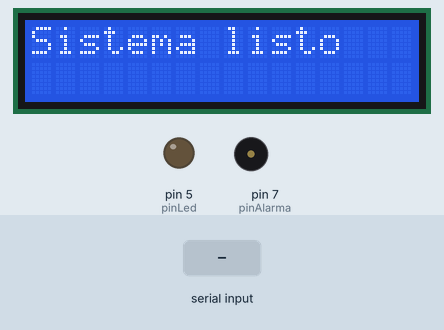
Recording of a sketch running on a simulated Arduino Uno, built with avr-gcc and run on an emulated ATmega328P. Parts: 16×2 character LCD, output pins drawn as LEDs (lit = HIGH), buzzer (waves = sounding). The test bench sets the inputs (shaded band). What the sketch prints to the serial monitor is not drawn.

Above: at 1.2 s.
1.3 s: "90,45,200,10,150,30\n" received over the second serial link
At 2.5 s:
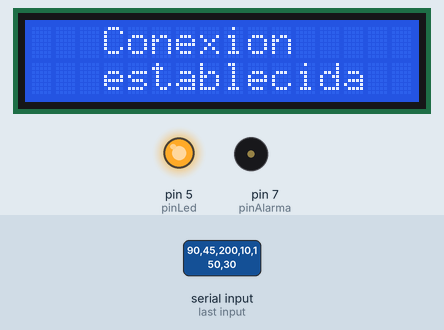
2.8 s: "1!2\n" received over the second serial link
At 3.8 s:
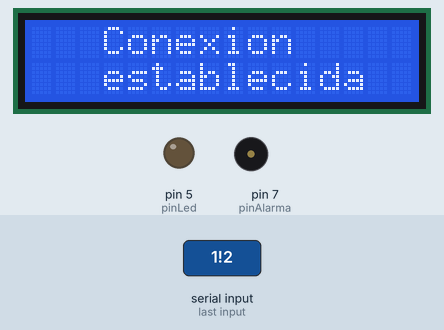
4.6 s: "90,45,200\n" received over the second serial link
At 5.1 s:
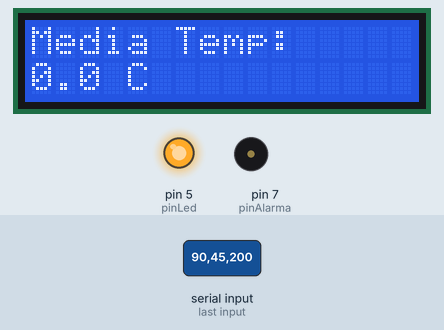
7.6 s: "#:\n" received over the second serial link
At 8.4 s:
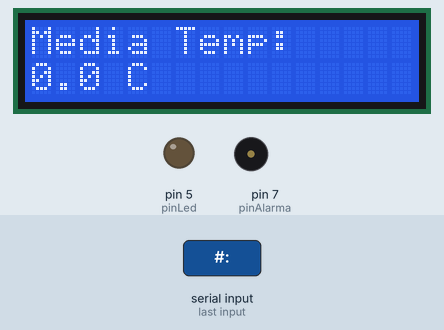
9.1 s: "1!2\n" received over the second serial link
At 9.25 s:
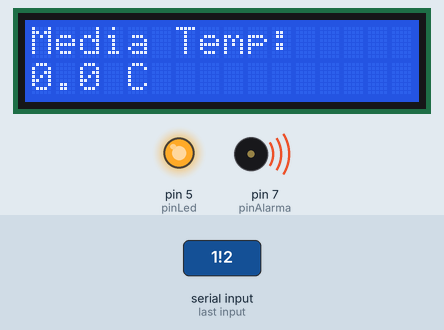
Timing chart, 0 to 11.9 s (numbered marks = the images above; inputs shaded):
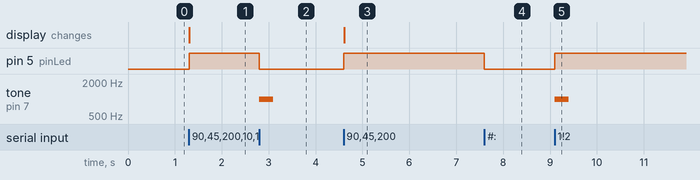

Measured:
- after the input at 1.3 s, pin 5 (pinLed): LOW → HIGH at once; the display: changes at once (image 1)
- after the input at 2.8 s, pin 5 (pinLed): HIGH → LOW at once; tone on pin 7 (pinAlarma): silent → 1000 Hz at once, → silent 0.30 s later
- after the input at 4.6 s, pin 5 (pinLed): LOW → HIGH at once; the display: changes at once (image 3)
- after the input at 7.6 s, pin 5 (pinLed): HIGH → LOW at once
- after the input at 9.1 s, pin 5 (pinLed): LOW → HIGH at once; tone on pin 7 (pinAlarma): silent → 1000 Hz at once, → silent 0.30 s later

The sketch:

tierra_versi_n4_LoRa.ino
```cpp
#include <SoftwareSerial.h>
#include <LiquidCrystal.h>

SoftwareSerial LoRaSerial(10, 11); // RX, TX
LiquidCrystal lcd(13, 12, 6, 4, 3, 2);

const int pinAlarma = 7;
const int pinLed = 5;

// --- Constantes Orbita ---
const double G = 6.67430e-11;
const double M = 5.97219e24;
const double R_EARTH = 6371000;
const double ALTITUDE = 400000;
const double EARTH_ROTATION_RATE = 7.2921159e-5;
unsigned long millisBetweenUpdates = 1000; // ahora variable modificable
const double TIME_COMPRESSION = 90.0;

// --- Variables Control ---
unsigned long marcaAlarma = 0;
bool alarmaActiva = false;

// --- Variables Orbita ---
unsigned long nextUpdate;
double real_orbital_period;
double r;

// --- Variables LCD / Media ---

float limiteMaxTemp = 30.0; // temperatura máxima configurable
unsigned long momentoConexion = 0;
// Control conexión
bool conexionDetectada = false;

// Control LCD
unsigned long marcaPantalla = 0;
const unsigned long INTERVALO_PANTALLA = 800; // más estable

// Alarma usuario robusta
int contadorTempHigh = 0;

// Variable para la media recibida del satélite
float mediaRecibida = 0;

// --- Funciones ---
void simulate_orbit(unsigned long millis_actual, double inclination, int ecef);
void activarAlarma(float freq, int duracion);
void actualizarAlarma();
void parpadeoLed(unsigned long &marca, int pin);

void setup() {
  Serial.begin(9600);
  LoRaSerial.begin(9600);

  pinMode(pinLed, OUTPUT);
  pinMode(pinAlarma, OUTPUT);
  digitalWrite(pinLed, LOW);

  r = R_EARTH + ALTITUDE;
  real_orbital_period = 2 * PI * sqrt(pow(r, 3) / (G * M));

  nextUpdate = millis() + millisBetweenUpdates;

  lcd.begin(16, 2);
  lcd.print("Sistema listo");

  Serial.println("Sistema Tierra listo.");
}

void loop() {
  unsigned long ahora = millis();

  // ==========================================
  // 1. RECEPCIÓN DE DATOS (LoRa -> PC)
  // ==========================================
  while (LoRaSerial.available()) {
    String linea = LoRaSerial.readStringUntil('\n');
    linea.trim();
    if (linea == "OK") {
      Serial.println("OK");
      continue;
    }

    if (!conexionDetectada) {
      conexionDetectada = true;
      momentoConexion = ahora;
    }

    if (linea.length() > 0) {
      parpadeoLed(marcaPantalla, pinLed);

      float temp = 0, hum = 0, dist = 0;
      int ang = 0, num = 0;
      int idx;

      // --- Parseo seguro ---
      if ((idx = linea.indexOf("#:")) != -1) num = linea.substring(idx + 2).toInt();
      if ((idx = linea.indexOf("1:")) != -1) temp = linea.substring(idx + 2).toFloat();
      if ((idx = linea.indexOf("2:")) != -1) hum = linea.substring(idx + 2).toFloat();
      if ((idx = linea.indexOf("3:")) != -1) dist = linea.substring(idx + 2).toFloat();
      if ((idx = linea.indexOf("4:")) != -1) ang = linea.substring(idx + 2).toInt();
      if ((idx = linea.indexOf("5:")) != -1) mediaRecibida = linea.substring(idx + 2).toFloat();

      // --- Media de temperatura ---
      if (!isnan(mediaRecibida)) {
        if (mediaRecibida > limiteMaxTemp) {
            contadorTempHigh++;
        }   else {
              contadorTempHigh = 0;
        }

        if (contadorTempHigh >= 3) {
            activarAlarma(2000, 1000);
            Serial.println("ALERTA: LIMITE DE TEMPERATURA EXCEDIDO (MEDIA)");
            contadorTempHigh = 0;
        }
      }

      // --- Enviar al PC ---
      Serial.print("1: "); Serial.print(temp);
      Serial.print(" 2: "); Serial.print(hum);
      Serial.print(" 3: "); Serial.print(dist);
      Serial.print(" 4: "); Serial.println(ang);
      Serial.print(" 5: "); Serial.println(mediaRecibida);


      // --- Lógica de Alarmas ---
      if (linea.indexOf("1!2") >= 0) {
        activarAlarma(1000, 300);
      }

      // --- LCD ---
      if (ahora - marcaPantalla >= INTERVALO_PANTALLA) {
          marcaPantalla = ahora;
          lcd.clear();

          if (ahora - momentoConexion < 2000) {
              lcd.setCursor(3, 0);
              lcd.print("Conexion");
              lcd.setCursor(3, 1);
              lcd.print("establecida");
          } else {
              lcd.setCursor(0, 0);
              lcd.print("Media Temp:");
              lcd.setCursor(0, 1);
              lcd.print(mediaRecibida, 1);
              lcd.print(" C");
          }
      }
    }
  }

  // ==========================================
  // 2. COMANDOS DESDE PC (PC -> LoRa)
  // ==========================================
  while (Serial.available()) {
    String cmd = Serial.readStringUntil('\n');
    cmd.trim();

    if (cmd.startsWith("MAXT:")) {
      limiteMaxTemp = cmd.substring(5).toFloat();
      Serial.print("Nuevo limite temp: ");
      Serial.println(limiteMaxTemp);
    }
    else if (cmd.startsWith("FREQ:")) {
      long nuevaFreq = cmd.substring(5).toInt();
      if (nuevaFreq > 0) {
        millisBetweenUpdates = nuevaFreq;
        nextUpdate = ahora + millisBetweenUpdates;
      }
    }
    else {
      LoRaSerial.println(cmd);
    }
  }

  // ==========================================
  // 3. SIMULACIÓN ORBITA
  // ==========================================
  if (ahora > nextUpdate) {
    simulate_orbit(ahora, 0.5, 1);
    nextUpdate = ahora + millisBetweenUpdates;
  }

  // Actualizar estado del buzzer
  actualizarAlarma();
}

// ---------------- FUNCIONES ----------------

unsigned long duracionAlarma = 300;

void activarAlarma(float freq, int duracion) {
    tone(pinAlarma, freq);
    alarmaActiva = true;
    marcaAlarma = millis();
    duracionAlarma = duracion;
}

void actualizarAlarma() {
  if (alarmaActiva && millis() - marcaAlarma >= duracionAlarma) {
    noTone(pinAlarma);
    alarmaActiva = false;
  }
}

void parpadeoLed(unsigned long &marca, int pin) {
  if (millis() - marca >= 100) {
    marca = millis();
    digitalWrite(pin, !digitalRead(pin));
  }
}

void simulate_orbit(unsigned long millis_val, double inclination, int ecef) {
  double time = (millis_val / 1000.0) * TIME_COMPRESSION;
  double angle = 2 * PI * (time / real_orbital_period);

  double x = r * cos(angle);
  double y = r * sin(angle) * cos(inclination);
  double z = r * sin(angle) * sin(inclination);

  if (ecef) {
    double theta = EARTH_ROTATION_RATE * time;
    double x_ecef = x * cos(theta) - y * sin(theta);
    double y_ecef = x * sin(theta) + y * cos(theta);
    x = x_ecef;
    y = y_ecef;
  }

  Serial.print("POS ");
  Serial.print(x);
  Serial.print(" ");
  Serial.print(y);
  Serial.print(" ");
  Serial.println(z);
}
```
